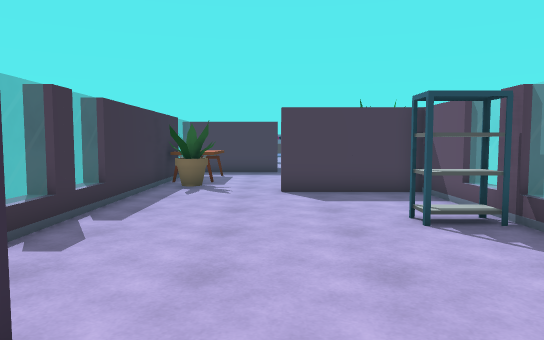
View 1 (above)

16 first-person views from a walk through a Unity game level. The camera is 1.4 m above the floor, tilts 4° down and sees 70° across. The floor is counted in squares, 1 m on a side. Each view is taken from the middle of a square. On the plan, view 1 faces up. The plan holds only what a view shows up to about 16 squares ahead; the rest is blank. The place goes on beyond the plan. The player character is not drawn. Some animated figures are not drawn. Door leaves are left out, so doorways stand open. Some surface patterns are stand-ins.

View 2
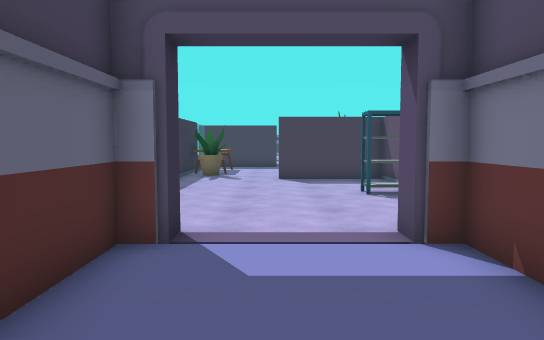

View 3
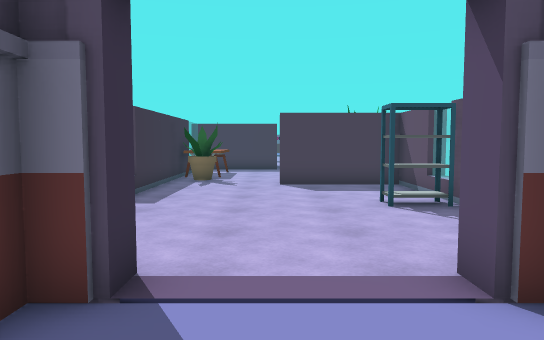

View 4
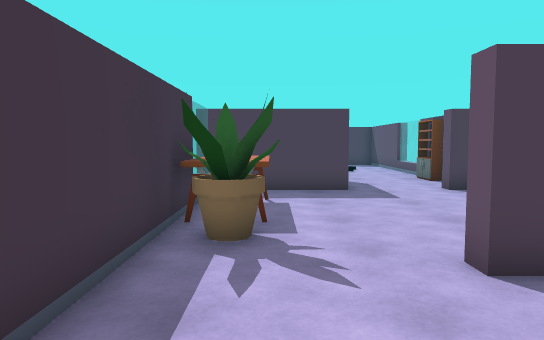

View 5
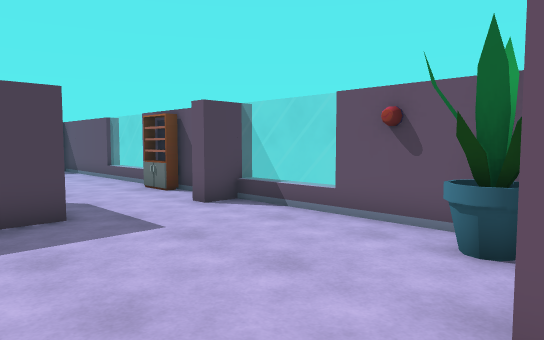

View 6
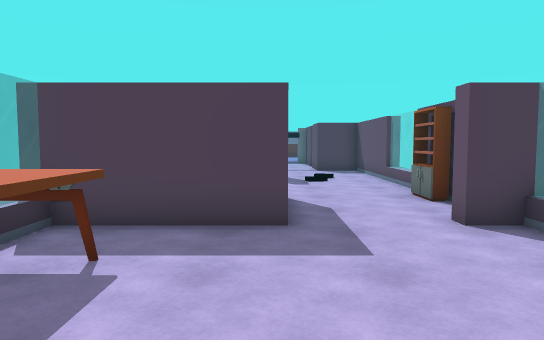

View 7
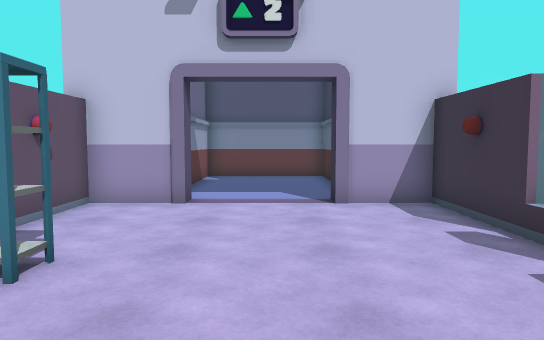

View 8
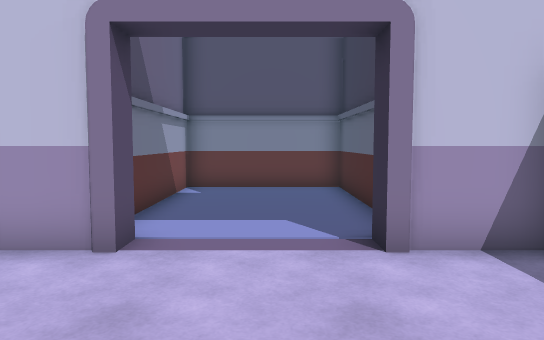

View 9
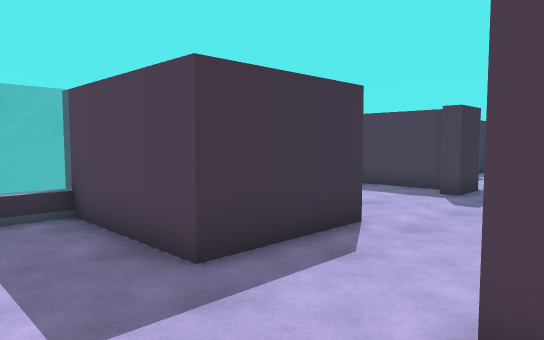

View 10
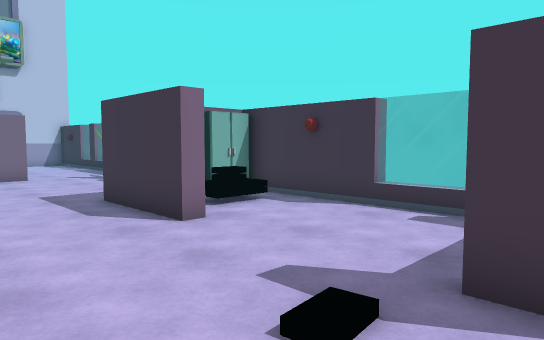

View 11
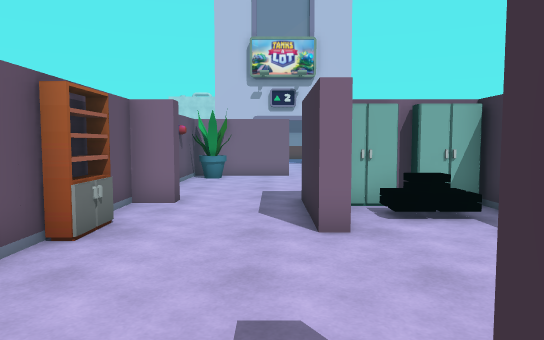

View 12
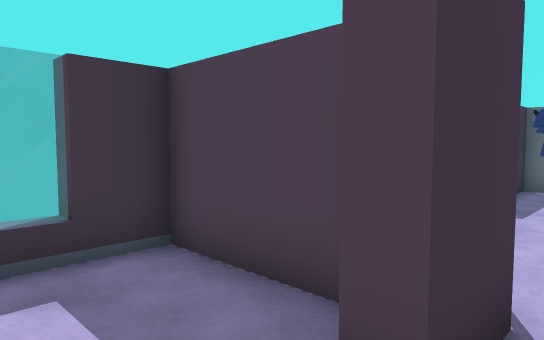

View 13
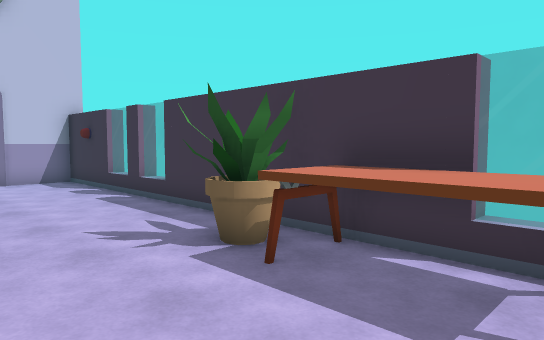

View 14
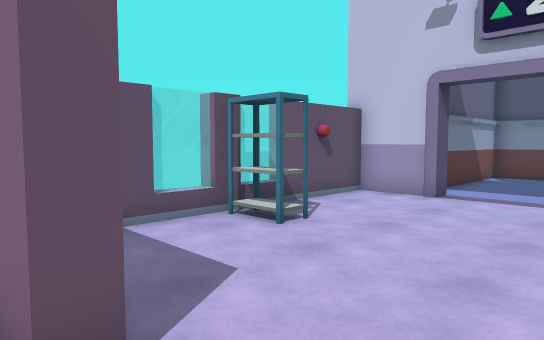

View 15
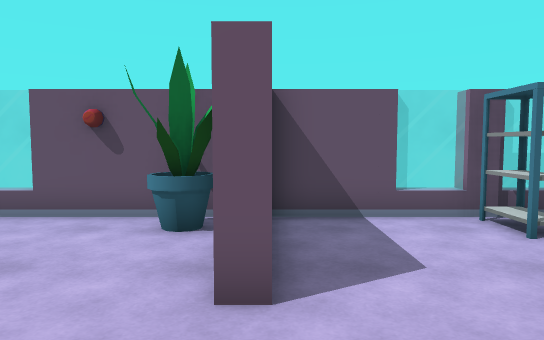

View 16
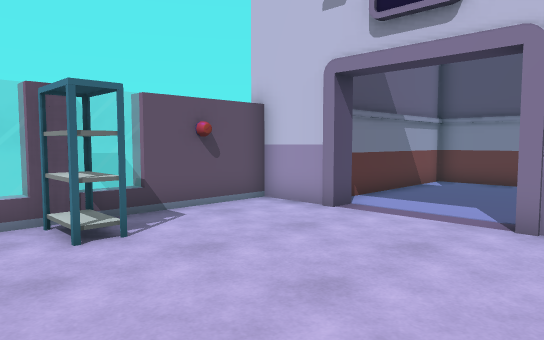

### Floor plan
Points are (right, up) in squares from view 1. A wall is a line through its corners. A room is listed if a view was taken in it or the views show most of it. See-through windows are left out.
Room 1 (views 1, 2, 3)
walls: (-2.1, 1.3) (-2.1, -5.3) (2.7, -5.3) (2.7, 1.3) (2, 1.3)
ways out: open door at (0.5, 1) to room 2
Room 2 (views 4, 5, 6, 7, 8, 9, 10, 11, 12, 13, 14, 15, 16)
walls: (-3.7, 16.2) (-3.7, 2) (-1.5, 2) (-1.5, 1.3); (4.3, 13.4) (4.3, 15.5); (-1.8, 19.5) (-0.8, 19.5); (-3.6, 19.5) (-2.1, 19.5); (4.8, 18.5) (3.3, 18.5) (3.3, 19) (4.3, 19) (4.3, 21.8); (-0.2, 22) (0.3, 22) (0.3, 18.5) (-4.2, 18.5); (3.8, 21.2) (4.2, 21.2) (3.8, 21.2) (3.8, 22.6) (4.2, 22.6); (4.9, 8.7) (4.3, 8.7) (4.3, 11) (0.3, 11) (0.3, 11.5) (1.1, 11.5); (4.3, 22) (4.3, 23.5); (4.3, 7.3) (4.9, 7.3); (4, 6.7) (2.6, 6.7); (4, 6.5) (2.7, 6.5) (2.7, 7.3) (4, 7.3); (4.8, 6.7) (4.3, 6.7); (-3.7, 25.5) (-3.7, 19.1); (4.9, 26.5) (4.3, 26.5) (4.3, 28); (-0.5, 27.8) (-3.7, 27.8) (-3.7, 25.8); (0.3, 28.4) (0.3, 26.8) (-0.2, 26.8); (2, 1.3) (2, 2) (4.3, 2) (4.3, 5.3) (4.9, 5.3)
low walls: (-3.7, 18.6) (-3.7, 17.2)
ways out: open door at (0.5, 1) to room 1
objects: flowerpot (-3, 13) to (-2, 13); table (-3, 14) to (-2, 16); flowerpot (3, 12) to (4, 13)

Positions as (right, up) in squares from view 1, and headings:
1: (0, 0), facing up
2: (0, -4), facing up
3: (0, -2), facing up
4: (-2, 7), facing up
5: (-2, 11), facing up-right
6: (0, 12), facing up
7: (0, 11), facing down
8: (0, 7), facing down
9: (4, 16), facing up-left
10: (4, 28), facing down-left
11: (1, 28), facing down
12: (1, 25), facing up-left
13: (1, 17), facing down-left
14: (-2, 12), facing down-right
15: (-3, 11), facing right
16: (-3, 9), facing down-right
